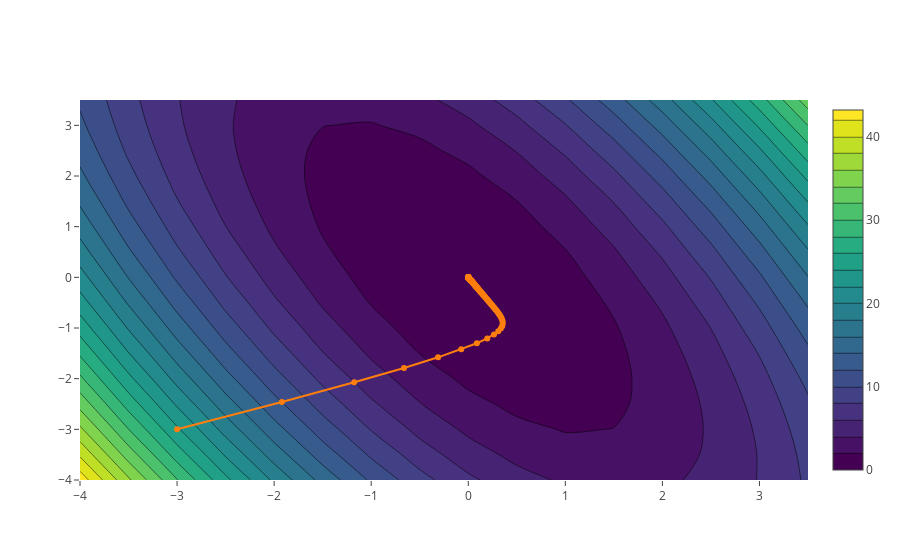

The code cell stored with this chart in its notebook:
### Code cell
xyrang = np.arange(-4, 4, step)
fig = go.FigureWidget(data=[
    go.Contour(z=Z, x=xyrang, y=xyrang, colorscale="Viridis", ncontours=30),
    go.Scatter(x=learning_history[:,1], y=learning_history[:,0], mode="lines+markers"),
])

iplot(fig)

### Figure 1 — Plotly figure (JSON) as saved in the notebook; plotly's stock layout.template omitted (floating-point values rounded to 4 significant figures; data arrays with more than 128 entries replaced by an {"elided": "..."} marker saying what was removed)
{"data": [{"autocontour": true, "colorscale": "Viridis", "contours": {"end": 42, "size": 2, "start": 2}, "ncontours": 30, "type": "contour", "uid": "70d33540-e827-49bf-8b4e-427cb04deaea", "x": [-4, -3.5, -3, -2.5, -2, -1.5, -1, -0.5, 0, 0.5, 1, 1.5, 2, 2.5, 3, 3.5], "y": [-4, -3.5, -3, -2.5, -2, -1.5, -1, -0.5, 0, 0.5, 1, 1.5, 2, 2.5, 3, 3.5], "z": {"elided": "16x16 float values"}, "zauto": true, "zmax": 43.2, "zmin": 0}, {"mode": "lines+markers", "type": "scatter", "uid": "af48754e-9881-4b75-83c2-1fc645991942", "x": {"elided": "1387 float values"}, "y": {"elided": "1387 float values"}}], "layout": {"autosize": true, "xaxis": {"autorange": true, "range": [-4, 3.5], "type": "linear"}, "yaxis": {"autorange": true, "range": [-4, 3.5], "type": "linear"}}}
